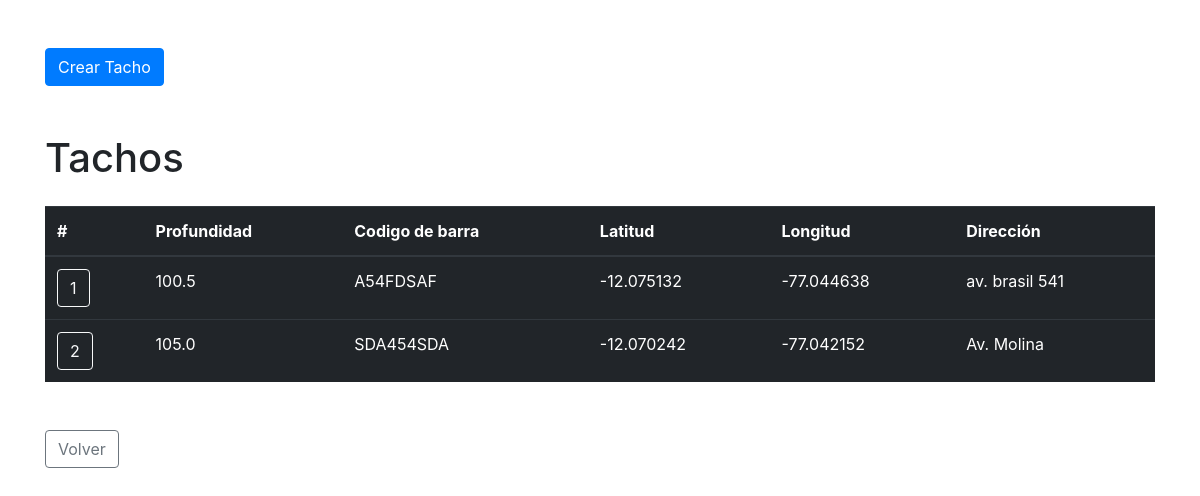
The app's page /cans/ with its own data.
### trashcan/models.py (models this page shows, shortened)
class TrashCan(models.Model):
    depth = models.FloatField(help_text='Profundidad del tacho.')
    barcode = models.CharField(
        max_length=100,
        null = True,
        blank = True,
    )
    lat = models.FloatField(
        null=True,
        blank = True,
    )
    lng = models.FloatField(
        null=True,
        blank=True,
    )
    address = models.CharField(
        max_length = 300,
        blank = True,
    )
    recyclers = models.ManyToManyField(
        User,
        through='Harvest',
    )
    objects = TrashCanQuerySet.as_manager()
    class Meta:
        db_table = 'trash_can'

### trashcan/views.py (the view)
# urls.py: path('', views.my_view,name = 'can-list',),
def my_view(request):
    template_name = 'trashcan/lista.html'
    context = {
        'cans': TrashCan.objects.get_lat_lng(),
    }
    return render (request,template_name,context)

### trashcan/models.py (called while the page is built)
    def get_lat_lng(self):
        return self.filter(
            lat__isnull=False,
            lng__isnull=False
        )

### templates/trashcan/lista.html (shortened to what this page needs)
{% load staticfiles %}
<!DOCTYPE html>
<html lang="en">
<head>
    <link rel="stylesheet" href="https://stackpath.bootstrapcdn.com/bootstrap/4.1.3/css/bootstrap.min.css">
</head>
<body>
    <div class="container">
        <div class="mt-5 mb-5">
            <a href="{% url 'trashcan_app:can-create' %}" >
                <button type="button" class="btn btn-primary">Crear Tacho</button>
            </a>
        </div>
        <h1>Tachos</h1>
        <table class="table table-dark mt-4">
            <thead>
                <tr>
                    <th scope="col">#</th>
                    <th scope="col">Profundidad</th>
                    <th scope="col">Codigo de barra</th>
                    <th scope="col">Latitud</th>
                    <th scope="col">Longitud</th>
                    <th scope="col">Dirección</th>
                </tr>
            </thead>
            <tbody>
                    {% for can in cans %}
                    <tr>
                        <th scope="row">
                            <a href={%url 'trashcan_app:can-detail' can.pk%}>
                                <button type="button" class="btn btn-outline-light">{{can.pk}}</button>
                        </th>
                        <td>{{can.depth}}</td>
                        <td>{{can.barcode}}</td>
                        <td>{{can.lat}}</td>
                        <td>{{can.lng}}</td>
                        <td>{{can.address}}</td>
                    </tr>
                    {% endfor %}
                </tbody>
            </table>
        <div class="mt-5 mb-5">
            <a href="{% url 'home_app:home' %}">
                <button type="button" class="btn btn-outline-secondary">Volver</button>
            </a>
        </div>
    </div>
</body>
</html>

### records on screen
TrashCan: pk "1", depth "100.5", barcode "A54FDSAF", lat "-12.075132", lng "-77.044638", address "av. brasil 541"
TrashCan: pk "2", depth "105.0", barcode "SDA454SDA", lat "-12.070242", lng "-77.042152", address "Av. Molina"
